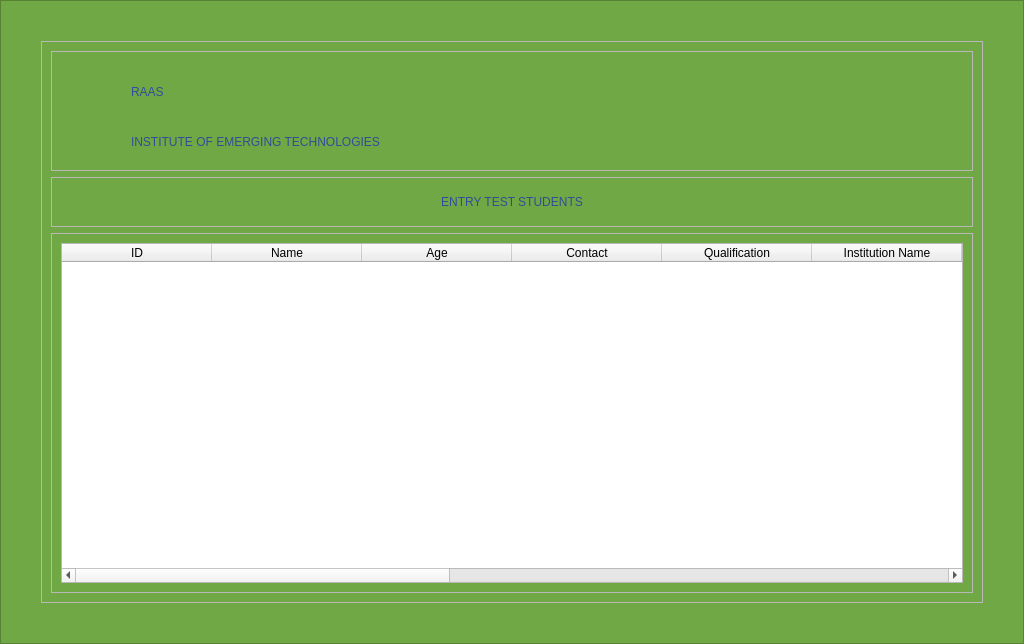
<?xml version="1.0" encoding="UTF-8"?>
<ui version="4.0">
 <class>EntryTestStudentsWindow</class>
 <widget class="QMainWindow" name="EntryTestStudentsWindow">
  <property name="geometry">
   <rect>
    <x>0</x>
    <y>0</y>
    <width>1024</width>
    <height>644</height>
   </rect>
  </property>
  <property name="windowTitle">
   <string>MainWindow</string>
  </property>
  <property name="windowIcon">
   <iconset resource="icon.qrc">
    <normaloff>:/icons/icons/backgrounds/hands.png</normaloff>:/icons/icons/backgrounds/hands.png</iconset>
  </property>
  <property name="styleSheet">
   <string notr="true">QFrame#login_form{
background-color: rgb(48, 78, 151);
border-radius:40px;
margin: 60px;
}
QFrame#border_frame
{
background-color:#6fa844 ;
}
QFrame#main_frame{
background-image: url(:/icons/icons/backgrounds/Background.jpg);

background-position:center;
background-repeat:no-repeat;
}
QComboBox#search_filter_comboBox::down-arrow
{
color :green;
}
QPushButton::ToolTip
{
background-color: white;
color:black;
background-image:none;
}
QTabWidget{background: gray;}</string>
  </property>
  <widget class="QWidget" name="centralwidget">
   <layout class="QVBoxLayout" name="verticalLayout">
    <property name="spacing">
     <number>0</number>
    </property>
    <property name="leftMargin">
     <number>0</number>
    </property>
    <property name="topMargin">
     <number>0</number>
    </property>
    <property name="rightMargin">
     <number>0</number>
    </property>
    <property name="bottomMargin">
     <number>0</number>
    </property>
    <item>
     <widget class="QFrame" name="border_frame">
      <property name="sizePolicy">
       <sizepolicy hsizetype="Expanding" vsizetype="Expanding">
        <horstretch>0</horstretch>
        <verstretch>0</verstretch>
       </sizepolicy>
      </property>
      <property name="styleSheet">
       <string notr="true"/>
      </property>
      <property name="frameShape">
       <enum>QFrame::StyledPanel</enum>
      </property>
      <property name="frameShadow">
       <enum>QFrame::Raised</enum>
      </property>
      <layout class="QGridLayout" name="gridLayout_6">
       <property name="leftMargin">
        <number>40</number>
       </property>
       <property name="topMargin">
        <number>40</number>
       </property>
       <property name="rightMargin">
        <number>40</number>
       </property>
       <property name="bottomMargin">
        <number>40</number>
       </property>
       <item row="0" column="0">
        <widget class="QFrame" name="main_frame">
         <property name="sizePolicy">
          <sizepolicy hsizetype="Expanding" vsizetype="Expanding">
           <horstretch>0</horstretch>
           <verstretch>0</verstretch>
          </sizepolicy>
         </property>
         <property name="maximumSize">
          <size>
           <width>16777215</width>
           <height>16777215</height>
          </size>
         </property>
         <property name="styleSheet">
          <string notr="true"/>
         </property>
         <property name="frameShape">
          <enum>QFrame::StyledPanel</enum>
         </property>
         <property name="frameShadow">
          <enum>QFrame::Raised</enum>
         </property>
         <layout class="QVBoxLayout" name="verticalLayout_3">
          <item>
           <widget class="QFrame" name="header_frame">
            <property name="sizePolicy">
             <sizepolicy hsizetype="Preferred" vsizetype="Fixed">
              <horstretch>0</horstretch>
              <verstretch>0</verstretch>
             </sizepolicy>
            </property>
            <property name="minimumSize">
             <size>
              <width>0</width>
              <height>120</height>
             </size>
            </property>
            <property name="maximumSize">
             <size>
              <width>16777215</width>
              <height>120</height>
             </size>
            </property>
            <property name="styleSheet">
             <string notr="true"/>
            </property>
            <property name="frameShape">
             <enum>QFrame::StyledPanel</enum>
            </property>
            <property name="frameShadow">
             <enum>QFrame::Raised</enum>
            </property>
            <layout class="QHBoxLayout" name="horizontalLayout_3">
             <item>
              <layout class="QGridLayout" name="header_gridLayout">
               <property name="spacing">
                <number>0</number>
               </property>
               <item row="0" column="0" rowspan="2">
                <widget class="QLabel" name="hunar_logo">
                 <property name="minimumSize">
                  <size>
                   <width>70</width>
                   <height>100</height>
                  </size>
                 </property>
                 <property name="maximumSize">
                  <size>
                   <width>70</width>
                   <height>100</height>
                  </size>
                 </property>
                 <property name="styleSheet">
                  <string notr="true">
background-image: url(:/icons/icons/backgrounds/Asset 7-100.jpg);
background-repeat: no-repeat; 
 background-position: right;
margin:5px;
</string>
                 </property>
                 <property name="text">
                  <string/>
                 </property>
                 <property name="alignment">
                  <set>Qt::AlignBottom|Qt::AlignRight|Qt::AlignTrailing</set>
                 </property>
                </widget>
               </item>
               <item row="1" column="1">
                <widget class="QLabel" name="ET_label">
                 <property name="sizePolicy">
                  <sizepolicy hsizetype="Expanding" vsizetype="Fixed">
                   <horstretch>0</horstretch>
                   <verstretch>0</verstretch>
                  </sizepolicy>
                 </property>
                 <property name="minimumSize">
                  <size>
                   <width>541</width>
                   <height>0</height>
                  </size>
                 </property>
                 <property name="styleSheet">
                  <string notr="true">color: rgb(48, 78, 151);
font: 25 22pt &quot;Bahnschrift Light&quot;;</string>
                 </property>
                 <property name="text">
                  <string>INSTITUTE OF EMERGING TECHNOLOGIES</string>
                 </property>
                 <property name="wordWrap">
                  <bool>true</bool>
                 </property>
                </widget>
               </item>
               <item row="0" column="1">
                <widget class="QLabel" name="RAAS_label">
                 <property name="sizePolicy">
                  <sizepolicy hsizetype="Expanding" vsizetype="Fixed">
                   <horstretch>0</horstretch>
                   <verstretch>0</verstretch>
                  </sizepolicy>
                 </property>
                 <property name="minimumSize">
                  <size>
                   <width>120</width>
                   <height>0</height>
                  </size>
                 </property>
                 <property name="styleSheet">
                  <string notr="true">color: rgb(48, 78, 151);
font: 63 32pt &quot;Bahnschrift SemiBold&quot;;</string>
                 </property>
                 <property name="text">
                  <string>RAAS</string>
                 </property>
                </widget>
               </item>
              </layout>
             </item>
            </layout>
           </widget>
          </item>
          <item>
           <widget class="QFrame" name="frame">
            <property name="minimumSize">
             <size>
              <width>0</width>
              <height>50</height>
             </size>
            </property>
            <property name="frameShape">
             <enum>QFrame::StyledPanel</enum>
            </property>
            <property name="frameShadow">
             <enum>QFrame::Raised</enum>
            </property>
            <layout class="QHBoxLayout" name="horizontalLayout_4">
             <item>
              <widget class="QLabel" name="center_label">
               <property name="sizePolicy">
                <sizepolicy hsizetype="Expanding" vsizetype="Fixed">
                 <horstretch>0</horstretch>
                 <verstretch>0</verstretch>
                </sizepolicy>
               </property>
               <property name="minimumSize">
                <size>
                 <width>541</width>
                 <height>0</height>
                </size>
               </property>
               <property name="styleSheet">
                <string notr="true">color: rgb(48, 78, 151);
font: 18pt &quot;Bahnschrift Ligh&quot;;</string>
               </property>
               <property name="text">
                <string>ENTRY TEST STUDENTS</string>
               </property>
               <property name="alignment">
                <set>Qt::AlignCenter</set>
               </property>
               <property name="wordWrap">
                <bool>true</bool>
               </property>
              </widget>
             </item>
            </layout>
           </widget>
          </item>
          <item>
           <widget class="QFrame" name="main_body">
            <property name="sizePolicy">
             <sizepolicy hsizetype="Expanding" vsizetype="Expanding">
              <horstretch>0</horstretch>
              <verstretch>0</verstretch>
             </sizepolicy>
            </property>
            <property name="minimumSize">
             <size>
              <width>0</width>
              <height>0</height>
             </size>
            </property>
            <property name="frameShape">
             <enum>QFrame::StyledPanel</enum>
            </property>
            <property name="frameShadow">
             <enum>QFrame::Raised</enum>
            </property>
            <layout class="QHBoxLayout" name="horizontalLayout">
             <item>
              <widget class="QTableWidget" name="show_entry_test_students_tableWidget">
               <property name="styleSheet">
                <string notr="true">font: 12pt &quot;Bahnschrift Ligh&quot;;</string>
               </property>
               <property name="sizeAdjustPolicy">
                <enum>QAbstractScrollArea::AdjustToContents</enum>
               </property>
               <attribute name="horizontalHeaderDefaultSectionSize">
                <number>150</number>
               </attribute>
               <column>
                <property name="text">
                 <string>ID</string>
                </property>
               </column>
               <column>
                <property name="text">
                 <string>Name</string>
                </property>
               </column>
               <column>
                <property name="text">
                 <string>Age</string>
                </property>
               </column>
               <column>
                <property name="text">
                 <string>Contact</string>
                </property>
               </column>
               <column>
                <property name="text">
                 <string>Qualification</string>
                </property>
               </column>
               <column>
                <property name="text">
                 <string>Institution Name</string>
                </property>
               </column>
               <column>
                <property name="text">
                 <string>Email</string>
                </property>
               </column>
               <column>
                <property name="text">
                 <string>Course</string>
                </property>
               </column>
               <column>
                <property name="text">
                 <string>Gender</string>
                </property>
               </column>
               <column>
                <property name="text">
                 <string>Interest</string>
                </property>
               </column>
               <column>
                <property name="text">
                 <string>Fee Status</string>
                </property>
               </column>
               <column>
                <property name="text">
                 <string>Date Added</string>
                </property>
               </column>
               <column>
                <property name="text">
                 <string>Attempt Test?</string>
                </property>
               </column>
               <column>
                <property name="text">
                 <string>Is Attempt 2 allowed?</string>
                </property>
               </column>
              </widget>
             </item>
            </layout>
           </widget>
          </item>
         </layout>
        </widget>
       </item>
      </layout>
     </widget>
    </item>
   </layout>
  </widget>
 </widget>
 <resources>
  <include location="icon.qrc"/>
 </resources>
 <connections/>
</ui>
